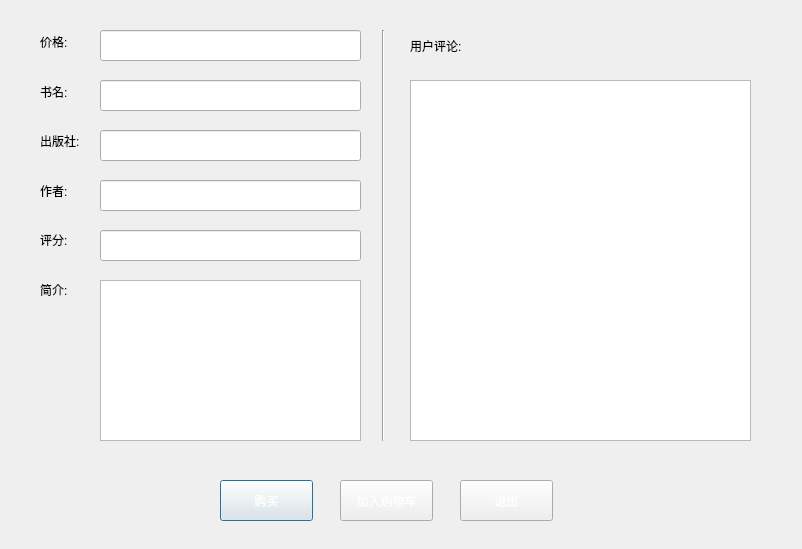
<?xml version="1.0" encoding="UTF-8"?>
<ui version="4.0">
 <class>DetailDlg</class>
 <widget class="QDialog" name="DetailDlg">
  <property name="geometry">
   <rect>
    <x>0</x>
    <y>0</y>
    <width>802</width>
    <height>549</height>
   </rect>
  </property>
  <property name="windowTitle">
   <string>Dialog</string>
  </property>
  <property name="styleSheet">
   <string notr="true">QLineEdit { 
    border: 1px solid rgb(41, 57, 85);
    background: white;
    selection-background-color: darkgray;
    font-size: 16px ;
}

QLineEdit:hover {
	border: 2px solid blue;
}

QLineEdit[echoMode=&quot;2&quot;] {
      lineedit-password-character: 42;
}

QPushButton{
	border-radius:6px;
	background-color: #1390C5;
	min-width:80px;
}

QPushButton:pressed {
	background-color: #105D7E;
}

QPushButton:hover {
	background-color: #2BA0F3;
}

color: rgb(211, 211, 211);

</string>
  </property>
  <widget class="QPushButton" name="buyBtn">
   <property name="geometry">
    <rect>
     <x>220</x>
     <y>480</y>
     <width>93</width>
     <height>41</height>
    </rect>
   </property>
   <property name="styleSheet">
    <string notr="true">color: rgb(255, 255, 255);</string>
   </property>
   <property name="text">
    <string>购买</string>
   </property>
  </widget>
  <widget class="QPushButton" name="cancelBtn">
   <property name="geometry">
    <rect>
     <x>460</x>
     <y>480</y>
     <width>93</width>
     <height>41</height>
    </rect>
   </property>
   <property name="styleSheet">
    <string notr="true">color: rgb(255, 255, 255);</string>
   </property>
   <property name="text">
    <string>退出</string>
   </property>
  </widget>
  <widget class="QLineEdit" name="nameEdit">
   <property name="geometry">
    <rect>
     <x>100</x>
     <y>30</y>
     <width>261</width>
     <height>31</height>
    </rect>
   </property>
   <property name="readOnly">
    <bool>true</bool>
   </property>
  </widget>
  <widget class="QLineEdit" name="priceEdit">
   <property name="geometry">
    <rect>
     <x>100</x>
     <y>80</y>
     <width>261</width>
     <height>31</height>
    </rect>
   </property>
   <property name="readOnly">
    <bool>true</bool>
   </property>
  </widget>
  <widget class="QLineEdit" name="pressEdit">
   <property name="geometry">
    <rect>
     <x>100</x>
     <y>130</y>
     <width>261</width>
     <height>31</height>
    </rect>
   </property>
   <property name="readOnly">
    <bool>true</bool>
   </property>
  </widget>
  <widget class="QLineEdit" name="writerEdit">
   <property name="geometry">
    <rect>
     <x>100</x>
     <y>180</y>
     <width>261</width>
     <height>31</height>
    </rect>
   </property>
   <property name="readOnly">
    <bool>true</bool>
   </property>
  </widget>
  <widget class="QLineEdit" name="scoreEdit">
   <property name="geometry">
    <rect>
     <x>100</x>
     <y>230</y>
     <width>261</width>
     <height>31</height>
    </rect>
   </property>
   <property name="styleSheet">
    <string notr="true">font: italic 10pt &quot;Arial&quot;;</string>
   </property>
   <property name="readOnly">
    <bool>true</bool>
   </property>
  </widget>
  <widget class="QTextBrowser" name="textBrowser">
   <property name="geometry">
    <rect>
     <x>100</x>
     <y>280</y>
     <width>261</width>
     <height>161</height>
    </rect>
   </property>
   <property name="styleSheet">
    <string notr="true">font: 11pt &quot;楷体&quot;;</string>
   </property>
  </widget>
  <widget class="QPushButton" name="ShoppingCartBtn">
   <property name="geometry">
    <rect>
     <x>340</x>
     <y>480</y>
     <width>93</width>
     <height>41</height>
    </rect>
   </property>
   <property name="styleSheet">
    <string notr="true">color: rgb(255, 255, 255);</string>
   </property>
   <property name="text">
    <string>加入购物车</string>
   </property>
  </widget>
  <widget class="QTextBrowser" name="commenceBrowser">
   <property name="geometry">
    <rect>
     <x>410</x>
     <y>80</y>
     <width>341</width>
     <height>361</height>
    </rect>
   </property>
   <property name="styleSheet">
    <string notr="true">font: 11pt &quot;微软雅黑&quot;;</string>
   </property>
  </widget>
  <widget class="QLabel" name="label_7">
   <property name="geometry">
    <rect>
     <x>410</x>
     <y>30</y>
     <width>101</width>
     <height>31</height>
    </rect>
   </property>
   <property name="styleSheet">
    <string notr="true">font: 25 11pt &quot;微软雅黑 Light&quot;;</string>
   </property>
   <property name="text">
    <string>用户评论:</string>
   </property>
  </widget>
  <widget class="Line" name="line">
   <property name="geometry">
    <rect>
     <x>373</x>
     <y>30</y>
     <width>20</width>
     <height>411</height>
    </rect>
   </property>
   <property name="orientation">
    <enum>Qt::Vertical</enum>
   </property>
  </widget>
  <widget class="QWidget" name="verticalLayoutWidget">
   <property name="geometry">
    <rect>
     <x>40</x>
     <y>20</y>
     <width>61</width>
     <height>291</height>
    </rect>
   </property>
   <layout class="QVBoxLayout" name="verticalLayout">
    <item>
     <widget class="QLabel" name="label_2">
      <property name="styleSheet">
       <string notr="true">font: 25 11pt &quot;微软雅黑 Light&quot;;</string>
      </property>
      <property name="text">
       <string>价格:</string>
      </property>
     </widget>
    </item>
    <item>
     <widget class="QLabel" name="label">
      <property name="styleSheet">
       <string notr="true">font: 25 11pt &quot;微软雅黑 Light&quot;;</string>
      </property>
      <property name="text">
       <string>书名:</string>
      </property>
     </widget>
    </item>
    <item>
     <widget class="QLabel" name="label_3">
      <property name="styleSheet">
       <string notr="true">font: 25 11pt &quot;微软雅黑 Light&quot;;</string>
      </property>
      <property name="text">
       <string>出版社:</string>
      </property>
     </widget>
    </item>
    <item>
     <widget class="QLabel" name="label_4">
      <property name="styleSheet">
       <string notr="true">font: 25 11pt &quot;微软雅黑 Light&quot;;</string>
      </property>
      <property name="text">
       <string>作者:</string>
      </property>
     </widget>
    </item>
    <item>
     <widget class="QLabel" name="label_5">
      <property name="styleSheet">
       <string notr="true">font: 25 11pt &quot;微软雅黑 Light&quot;;</string>
      </property>
      <property name="text">
       <string>评分:</string>
      </property>
     </widget>
    </item>
    <item>
     <widget class="QLabel" name="label_6">
      <property name="styleSheet">
       <string notr="true">font: 25 11pt &quot;微软雅黑 Light&quot;;</string>
      </property>
      <property name="text">
       <string>简介:</string>
      </property>
     </widget>
    </item>
   </layout>
  </widget>
 </widget>
 <resources/>
 <connections>
  <connection>
   <sender>cancelBtn</sender>
   <signal>clicked()</signal>
   <receiver>DetailDlg</receiver>
   <slot>close()</slot>
   <hints>
    <hint type="sourcelabel">
     <x>216</x>
     <y>383</y>
    </hint>
    <hint type="destinationlabel">
     <x>167</x>
     <y>209</y>
    </hint>
   </hints>
  </connection>
 </connections>
</ui>
